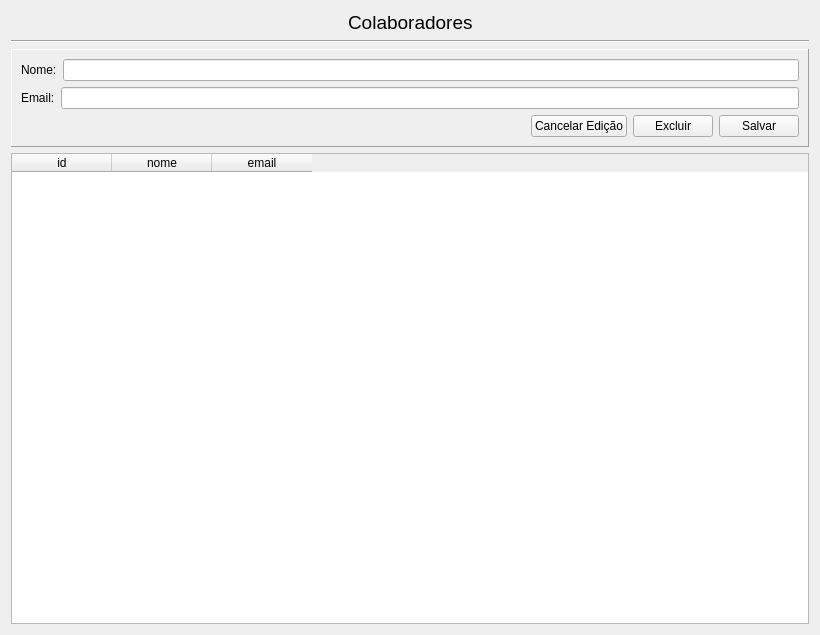
<?xml version="1.0" encoding="UTF-8"?>
<ui version="4.0">
 <class>Form</class>
 <widget class="QWidget" name="Form">
  <property name="geometry">
   <rect>
    <x>0</x>
    <y>0</y>
    <width>820</width>
    <height>635</height>
   </rect>
  </property>
  <property name="windowTitle">
   <string>Form</string>
  </property>
  <layout class="QVBoxLayout" name="verticalLayout_2">
   <item>
    <layout class="QHBoxLayout" name="horizontalLayout">
     <item>
      <spacer name="horizontalSpacer">
       <property name="orientation">
        <enum>Qt::Horizontal</enum>
       </property>
       <property name="sizeHint" stdset="0">
        <size>
         <width>10</width>
         <height>20</height>
        </size>
       </property>
      </spacer>
     </item>
     <item>
      <widget class="QLabel" name="label">
       <property name="font">
        <font>
         <family>Arial</family>
         <pointsize>14</pointsize>
        </font>
       </property>
       <property name="text">
        <string>Colaboradores</string>
       </property>
      </widget>
     </item>
     <item>
      <spacer name="horizontalSpacer_2">
       <property name="orientation">
        <enum>Qt::Horizontal</enum>
       </property>
       <property name="sizeHint" stdset="0">
        <size>
         <width>40</width>
         <height>20</height>
        </size>
       </property>
      </spacer>
     </item>
    </layout>
   </item>
   <item>
    <widget class="Line" name="line">
     <property name="orientation">
      <enum>Qt::Horizontal</enum>
     </property>
    </widget>
   </item>
   <item>
    <widget class="QFrame" name="frame">
     <property name="frameShape">
      <enum>QFrame::Panel</enum>
     </property>
     <property name="frameShadow">
      <enum>QFrame::Raised</enum>
     </property>
     <layout class="QVBoxLayout" name="verticalLayout">
      <item>
       <layout class="QHBoxLayout" name="horizontalLayout_4">
        <item>
         <widget class="QLabel" name="label_2">
          <property name="text">
           <string>Nome:</string>
          </property>
         </widget>
        </item>
        <item>
         <widget class="QLineEdit" name="nome"/>
        </item>
       </layout>
      </item>
      <item>
       <layout class="QHBoxLayout" name="horizontalLayout_3">
        <item>
         <widget class="QLabel" name="label_3">
          <property name="text">
           <string>Email:</string>
          </property>
         </widget>
        </item>
        <item>
         <widget class="QLineEdit" name="email"/>
        </item>
       </layout>
      </item>
      <item>
       <layout class="QHBoxLayout" name="horizontalLayout_2">
        <item>
         <spacer name="horizontalSpacer_3">
          <property name="orientation">
           <enum>Qt::Horizontal</enum>
          </property>
          <property name="sizeHint" stdset="0">
           <size>
            <width>40</width>
            <height>20</height>
           </size>
          </property>
         </spacer>
        </item>
        <item>
         <widget class="QPushButton" name="cancel_edit">
          <property name="text">
           <string>Cancelar Edição</string>
          </property>
         </widget>
        </item>
        <item>
         <widget class="QPushButton" name="excluir_btn">
          <property name="text">
           <string>Excluir</string>
          </property>
         </widget>
        </item>
        <item>
         <widget class="QPushButton" name="salvar_btn">
          <property name="text">
           <string>Salvar</string>
          </property>
         </widget>
        </item>
       </layout>
      </item>
     </layout>
    </widget>
   </item>
   <item>
    <widget class="QTableWidget" name="painel">
     <property name="editTriggers">
      <set>QAbstractItemView::NoEditTriggers</set>
     </property>
     <column>
      <property name="text">
       <string>id</string>
      </property>
     </column>
     <column>
      <property name="text">
       <string>nome</string>
      </property>
     </column>
     <column>
      <property name="text">
       <string>email</string>
      </property>
     </column>
    </widget>
   </item>
  </layout>
 </widget>
 <resources/>
 <connections/>
</ui>
